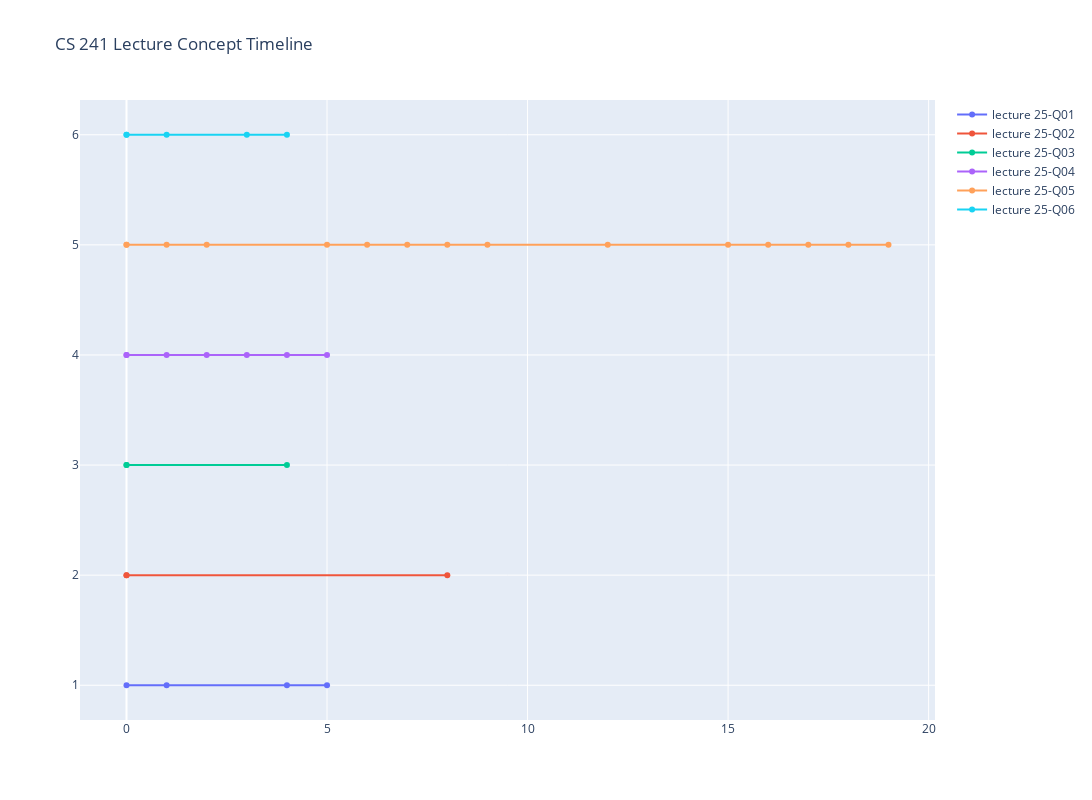

The cell this chart's notebook holds for it:
### Code cell
def newlineEvery(n, s):
    s = s.replace('-pron-', ',')
    return '<br>    '.join(s[i:i+n] for i in range(0, len(s), n))
    # return s

plot_lecNum = 'lecture 25'

counter = 0
min_time = 0
for lecName in all_lectures:
    if lecName.startswith(plot_lecNum):
        x = []
        counter += 1
        labels = []
        for topicId in topic2lec2seg_desc:
            if lecName in topic2lec2seg_desc[topicId]:
                x.extend([int(text.split()[0])
                        for text in topic2lec2seg_desc[topicId][lecName]])
                labels.extend(
                    # todo: get the caption of the segment here
                    # [t + newlineEvery(80, lecNum2text[int(lecName.split(' ')[1])][i]) 
                    [t + newlineEvery(80, lecNum2text[lecName.split(' ')[1]][i]) # CS 241, consider segments
                    for i, t in enumerate([
                        '<b>' + topicId + '</b>'
                        + ': <br>    '
                        + '; '.join(get_topic_centroids(int(topicId.split()[1])-1))
                        + '<br>'
                        + '<b>caption</b>: <br>    '
                    ] * len(topic2lec2seg_desc[topicId][lecName]))])
        y = [counter] * len(x)

        x.append(0)
        y.append(counter)
        labels.append('Start')

        # x.append(lecNum2maxTime[int(lecName.split(' ')[1])])
        x.append(lecNum2maxTime[lecName.split(' ')[1]]) # CS 241, consider segments
        y.append(counter)
        labels.append('End')

        fig.add_trace(go.Scatter(
            x=x,
            y=y,
            name=lecName,
            text=labels,
            yaxis="y",
        ))

fig.update_layout(
    # font_family="Courier New",
    # font_color="blue",
    # title_font_family="Times New Roman",
    # title_font_color="red",
    # legend_title_font_color="green",
    title_text="CS 241 Lecture Concept Timeline",
    width=1200,
    height=800,
)
fig.show()
# fig.write_html("plotly_plots/CS_241_L25.html")

### Figure 1 — Plotly figure (JSON) as saved in the notebook; plotly's stock layout.template omitted (floating-point values rounded to 4 significant figures)
{"data": [{"name": "lecture 25-Q01", "text": ["<b>topic 7</b>: <br>    web server; web page; ip address<br><b>caption</b>: <br>    hi welcome to lecture twenty five . ok so let , talk a little bit about networki<br>    ng then right so here be the big idea be that , can actually kind of describe , <br>    networking idea in term of different level of abstraction at the low abstraction<br>     level , have get how , actually represent individual bit so this be the kind of<br>     physical medium layer so , may be represent use say a particular voltage or par<br>    ticular amount of light or perhaps a certain frequency or up down event etc righ<br>    t so , have get to actually define how , want to transmit individual bit ok abov<br>    e this , now need to describe how , assemble these bit into chunk of information<br>     so , have get this datum link that maybe i want to describe start and end bit f<br>    or example that kind of old modem , may actually send ten bit for every kind of <br>    eight bit that , actually send in order to", "<b>topic 7</b>: <br>    web server; web page; ip address<br><b>caption</b>: <br>    of low level idea instead , story start here with the description of the packet <br>    of how , wrap thing around the network ok so , have already mention ip version f<br>    our , be the most popular kind of route today in , network but as , know , be ac<br>    tually run out or have run out of ip version four address because , address be o<br>    nly limited to those four octet so today , be start to see a rise in the new ver<br>    sion of the ip address internet protocol addressing which be ip version six so t<br>    here be other for example there be still appletalk which , may find possibly in <br>    a lab full of apple machine i suppose but today most of , packet be use ip four <br>    or ip six", "Start", "End"], "type": "scatter", "x": [1, 4, 0, 5], "y": [1, 1, 1, 1], "yaxis": "y"}, {"name": "lecture 25-Q02", "text": ["<b>topic 7</b>: <br>    web server; web page; ip address<br><b>caption</b>: <br>    hi ok so let , talk about udp and tcp be two protocol that allow , to send infor<br>    mation from one machine to another so udp be stand for user datagram protocol so<br>     a datagram be just a fancy word for a packet , can think of , like a telegram s<br>    o user ground datum critical \" the key characteristic of this protocol be that ,<br>     be connectionless just like a telegram , can say oh i want to send , to this ip<br>     address and on this port and , can fire , off and off , go so let , create , li<br>    ttle message and send , and let , fly away right so , be not go to track , , do <br>    not get a notification when , get there there be no there be no protocol to set <br>    up in term of say", "Start", "End"], "type": "scatter", "x": [0, 0, 8], "y": [2, 2, 2], "yaxis": "y"}, {"name": "lecture 25-Q03", "text": ["<b>topic 7</b>: <br>    web server; web page; ip address<br><b>caption</b>: <br>    ok so let , talk a little bit about http so http be the mechanism today that how<br>     , actually get a web page and http actually grow out of an existing protocol an<br>    d this very first version of h d two p the first of official version one point o<br>    h and also one point one be a text protocol so why do , think that be why choose<br>     a text protocol because this of always advantage to a binary protocol with a bi<br>    nary protocol i can be a lot more succinct i can choose , protocol so that by th<br>    e number of byte i need to send or octet i need to send be minimal so why do , t<br>    hink the very first version be text base ok so the reason , be text base be beca<br>    use , be easy to implement different client and server and , be easy to debug th<br>    e actual connection which be happen over , will tcp or udp connection and , be e<br>    asy to write", "Start", "End"], "type": "scatter", "x": [0, 0, 4], "y": [3, 3, 3], "yaxis": "y"}, {"name": "lecture 25-Q04", "text": ["<b>topic 8</b>: <br>    file descriptor; network card<br><b>caption</b>: <br>    ok so here be the big idea to make tcp client i actually only need two call i ne<br>    ed a way to escape out of , c code and actually start talk to the network card a<br>    nd for that i need a socket so this be the thing that be go to give , a file des<br>    criptor and , can pass some information into this be to say what kind of socket <br>    , want do , want a tcp or udp kind of socket in other word do , want to stream b<br>    ase or packet base data ground base kind of socket here so , will talk about how<br>     to fill these piece of information in airmont but i want , to realize that the <br>    result of call socket be just a file descriptor so this if , like be very simila<br>    r to call open or very similar to call pipe now , have actually get something th<br>    at i can use great but no bite have actually leave , machine yet know octet have<br>     be set that actually happen", "<b>topic 8</b>: <br>    file descriptor; network card<br><b>caption</b>: <br>    possibly to , if i want to connect to one hundred and twenty seven point zero po<br>    int zero point one if , be use ip four ok and how do i connect then , client use<br>     this thing call connect ok and , just use this socket ok so notice that in both<br>     these case i careful to check the error value ok so this will be a non negative<br>     value if , be a valid file descriptor if , return negative one then , know that<br>     , attempt to create a socket fail perhaps i do not have privilege perhaps , hav<br>    e create too many socket at anyways so let , print out the string of every numbe<br>    r and quit exit so network code have to check very carefully whether each system<br>     for work but once , have get to suck , now , can call connect so again let , ch<br>    eck", "<b>topic 8</b>: <br>    file descriptor; network card<br><b>caption</b>: <br>    find out , value of erno and print out a useful message and quit ok so what do ,<br>     do with this file descriptor well if , make a tcp will not guess what , can cal<br>    l read and write on , so in this sense , be a little different from a pipe in a <br>    sense that , support two way communication that if i write to this file descript<br>    or then the server will see the bite if i read from this file descriptor then , <br>    be read bite from the server have send , some thing to watch out for of course b<br>    e that , be do right can return negative one and due to a signal , do not have t<br>    o necessarily send all of the byte or , read do not have to read all of the byte<br>     so i have to be able to be ready to only get partial amount of information and <br>    let , see what else oh yeah so i can block so if i call reed and i have not get <br>    any light yet from the server then that recall be go to block forever", "<b>topic 8</b>: <br>    file descriptor; network card<br><b>caption</b>: <br>    block until , be able to send those byte to a buffer when , do return that do no<br>    t mean that all those byte have actually respond to as far as the host at the ot<br>    her end be simply mean , have be able to take , buffer and copy those bite into <br>    say the network card buffer and at some point hopefully the next few millisecond<br>     those byte will start to leave , machine eventually , want to close this connec<br>    tion in fact there be two way two thing to know about this first of all there be<br>     shutdown which , can use to say ok i do not want to send or receive any more bi<br>    te on this particular file descriptor so , be go to say ok here be , socket fd a<br>    nd then i can shut down that socket for either reading or writing or both so i g<br>    et a choice there and what this mean be after those bite that , have already giv<br>    e , have be send the very extend another packet to say ok no more bite for , at <br>    this point", "<b>topic 8</b>: <br>    file descriptor; network card<br><b>caption</b>: <br>    , anymore bite but be , do not know , should also call close just like , have a <br>    file descriptor of the file be time to have free up these resource ok so remembe<br>    r to close , as well ok so the these have two different effect the shutdown be a<br>     way to tell the other end that , be do either receive or sending or both and cl<br>    ose actually say write this file descriptor can now be use for other thing remem<br>    ber that , only have a limited number of fire descriptor , can actually use for <br>    each process right so with this in mind i think , be time to fill in some code h<br>    ere but there be one thing , have not talk about up here so i say that , tcp ser<br>    ver only need actually two network call which be true but in practice there be a<br>     third one that come in very very useful and , be the follow be this get address", "Start", "End"], "type": "scatter", "x": [0, 1, 2, 3, 4, 0, 5], "y": [4, 4, 4, 4, 4, 4, 4], "yaxis": "y"}, {"name": "lecture 25-Q05", "text": ["<b>topic 5</b>: <br>    link list<br><b>caption</b>: <br>    ok so let , build , a web client so this be not go to be quite as good as firefo<br>    x or chrome but i promise , that , be a lot fresh and also a lot small there be <br>    just one little downside which be that if , want to navigate to a different page<br>     , be go to have to recompile , but nevermind , be for a technical audience anyw<br>    ay so here , go , want to build a web server and , want to specify name like ill<br>    inois dot edu and , need to convert that there into a tcp address right for that<br>     here be a really really useful function getaddressinfo in fact , do many thing <br>    but , be go to use , today to create the information , need to create a socket a<br>    nd also to call connect and so , eventually will get back a family a socket type<br>     and address length and and address as well so , will use these to kind of", "<b>topic 7</b>: <br>    web server; web page; ip address<br><b>caption</b>: <br>    ok so let , build , a web client so this be not go to be quite as good as firefo<br>    x or chrome but i promise , that , be a lot fresh and also a lot small there be <br>    just one little downside which be that if , want to navigate to a different page<br>     , be go to have to recompile , but nevermind , be for a technical audience anyw<br>    ay so here , go , want to build a web server and , want to specify name like ill<br>    inois dot edu and , need to convert that there into a tcp address right for that<br>     here be a really really useful function getaddressinfo in fact , do many thing <br>    but , be go to use , today to create the information , need to create a socket a<br>    nd also to call connect and so , eventually will get back a family a socket type<br>     and address length and and address as well so , will use these to kind of", "<b>topic 7</b>: <br>    web server; web page; ip address<br><b>caption</b>: <br>    , actually set up one of these struct as a as like as a hint to say this be the <br>    kind of stuff , need and then , create another one for , in fact a potentially a<br>     link list of way that , can actually connect to that server so what , need in h<br>    ere ok let , scroll down be , be go to call getaddressinfo , be go to pass in ho<br>    st and the port that would like to connect to this can either be a number but , <br>    have to be a string otherwise , get a segfault or , can be a name like https for<br>     example but here be where , go to pass a pointer to an exist struct and then he<br>    re be where , pass in", "<b>topic 7</b>: <br>    web server; web page; ip address<br><b>caption</b>: <br>    create some heap memory for , with the result so that be what , need to get to l<br>    et , think about how , can set up this hint object what do that look like okay s<br>    o here be the plan , get to say what kind of connection , want do , want to say <br>    an ip four or maybe six or both do , want to set up a client or perhaps , want t<br>    o set up a server so , be go to have to set those flag there be many thing in he<br>    re however that , do not currently need and so the first thing that , should do <br>    be actually take , hint object so here , be ok and zero , all out ok so take the<br>     address of , and the number of byte that i need for this struct will be", "<b>topic 7</b>: <br>    web server; web page; ip address<br><b>caption</b>: <br>    to zero so memset be go to walk through all of those byte set , all to zero so i<br>    f i do not set some of the all of the parameter inside that field sorry inside t<br>    hat struct then by default , will have a value of zero which be a good thing the<br>     other thing , be go to need in here be a pointer to result as well so i do not <br>    need an addressinfo i just need a pointer to one right so , can start to set thi<br>    s up now if , be go to set up a tcp then the address family i need be af address<br>     family and i need inet which mean ip version four i net short for internet if ,<br>     want ip version six then , would use af inet underscore six there be also inet_<br>    any if , want to say i do not care", "<b>topic 7</b>: <br>    web server; web page; ip address<br><b>caption</b>: <br>    about try to get an ip four address right and what kind of socket type well this<br>     be where , can say i actually want either udp or tcp and the constant here eith<br>    er d gram for a datagram udp or stream for a tcp so , be go to use stream i will<br>     look up the correct name for this at a moment from a man page but , be somethin<br>    g like sock stream yes in fact this what be soccer underscore stream ok so , hav<br>    e say about hint that sufficient for what , need for , little client here so now<br>     let , say go get address info please and , 'd like to connect on port eighty be<br>    cause that be where unencrypte web", "<b>topic 7</b>: <br>    web server; web page; ip address<br><b>caption</b>: <br>    and here be the address of , result pointer which be go to be change as well ok <br>    so will getaddressinfo change , result pointer who know to be sure , well actual<br>    ly check to see whether the getaddressinfo actually succeed or not so , be impor<br>    tant with all of these network call to check , return value so if , do not succe<br>    ed then , result pointer can be point to anything game because , never set , may<br>    be , be point to this smiley over here so a little bit more of a bus code would <br>    have actually explicitly set result equal to zero but certainly , do not want to<br>     assume that , be be set unless getaddressinfo return zero so if , do not return<br>     zero then , actually have a useful error function down here ga - get address in<br>    fo gai - underscore string", "<b>topic 7</b>: <br>    web server; web page; ip address<br><b>caption</b>: <br>    to why this occur so , do not use errno this be one of the few time that be not <br>    use errno to find out what happen instead the error be actually encode by the re<br>    turn value directly ok so , have get , getaddressinfo now , can make the call fo<br>    r a socket to connect so rather than do that here let , actually do that as part<br>     of the live code so , can start write this ok right so yeah i be right the sock<br>    et type with sock underscore stream so great , have get that now , be time to ac<br>    tually make , connection ok so i want to make , a socket so let , have a why , o<br>    k that be fix the indenting here right ok so let , have", "<b>topic 8</b>: <br>    file descriptor; network card<br><b>caption</b>: <br>    ok so let , build , a web client so this be not go to be quite as good as firefo<br>    x or chrome but i promise , that , be a lot fresh and also a lot small there be <br>    just one little downside which be that if , want to navigate to a different page<br>     , be go to have to recompile , but nevermind , be for a technical audience anyw<br>    ay so here , go , want to build a web server and , want to specify name like ill<br>    inois dot edu and , need to convert that there into a tcp address right for that<br>     here be a really really useful function getaddressinfo in fact , do many thing <br>    but , be go to use , today to create the information , need to create a socket a<br>    nd also to call connect and so , eventually will get back a family a socket type<br>     and address length and and address as well so , will use these to kind of", "<b>topic 8</b>: <br>    file descriptor; network card<br><b>caption</b>: <br>    , actually set up one of these struct as a as like as a hint to say this be the <br>    kind of stuff , need and then , create another one for , in fact a potentially a<br>     link list of way that , can actually connect to that server so what , need in h<br>    ere ok let , scroll down be , be go to call getaddressinfo , be go to pass in ho<br>    st and the port that would like to connect to this can either be a number but , <br>    have to be a string otherwise , get a segfault or , can be a name like https for<br>     example but here be where , go to pass a pointer to an exist struct and then he<br>    re be where , pass in", "<b>topic 9</b>: <br>    return value; void pointer; thread exit<br><b>caption</b>: <br>    ok so let , build , a web client so this be not go to be quite as good as firefo<br>    x or chrome but i promise , that , be a lot fresh and also a lot small there be <br>    just one little downside which be that if , want to navigate to a different page<br>     , be go to have to recompile , but nevermind , be for a technical audience anyw<br>    ay so here , go , want to build a web server and , want to specify name like ill<br>    inois dot edu and , need to convert that there into a tcp address right for that<br>     here be a really really useful function getaddressinfo in fact , do many thing <br>    but , be go to use , today to create the information , need to create a socket a<br>    nd also to call connect and so , eventually will get back a family a socket type<br>     and address length and and address as well so , will use these to kind of", "<b>topic 9</b>: <br>    return value; void pointer; thread exit<br><b>caption</b>: <br>    , actually set up one of these struct as a as like as a hint to say this be the <br>    kind of stuff , need and then , create another one for , in fact a potentially a<br>     link list of way that , can actually connect to that server so what , need in h<br>    ere ok let , scroll down be , be go to call getaddressinfo , be go to pass in ho<br>    st and the port that would like to connect to this can either be a number but , <br>    have to be a string otherwise , get a segfault or , can be a name like https for<br>     example but here be where , go to pass a pointer to an exist struct and then he<br>    re be where , pass in", "<b>topic 9</b>: <br>    return value; void pointer; thread exit<br><b>caption</b>: <br>    create some heap memory for , with the result so that be what , need to get to l<br>    et , think about how , can set up this hint object what do that look like okay s<br>    o here be the plan , get to say what kind of connection , want do , want to say <br>    an ip four or maybe six or both do , want to set up a client or perhaps , want t<br>    o set up a server so , be go to have to set those flag there be many thing in he<br>    re however that , do not currently need and so the first thing that , should do <br>    be actually take , hint object so here , be ok and zero , all out ok so take the<br>     address of , and the number of byte that i need for this struct will be", "Start", "End"], "type": "scatter", "x": [1, 0, 9, 12, 15, 16, 17, 18, 7, 8, 2, 5, 6, 0, 19], "y": [5, 5, 5, 5, 5, 5, 5, 5, 5, 5, 5, 5, 5, 5, 5], "yaxis": "y"}, {"name": "lecture 25-Q06", "text": ["<b>topic 7</b>: <br>    web server; web page; ip address<br><b>caption</b>: <br>    ok so let , get a server run right so if i have python two instal i could say py<br>    thon simple http server something like that but maybe the ttp be actually capita<br>    lize but , have python 3 so i can say right python http dot server ok and be , s<br>    erve or server , be go to guess server ok great so this be now listen for http r<br>    equest on port eight thousand great let , give , one k so here , go home fire fo<br>    x , be go to connect to localhost colon and then the port number so off , go and<br>     wahoo what do , see , actually see that this little module by by python give , <br>    a directory listing and then i can click on a link here ok and actually see the <br>    code that , just write today which be kind of fun ok and if i want i could have <br>    a little website here", "<b>topic 7</b>: <br>    web server; web page; ip address<br><b>caption</b>: <br>    here , go one of the same thing now from , c code ok so , need to make sure conn<br>    ect to port eight thousand on localhost and i want to make sure , be request the<br>     homepage ok so that look pretty good right let , try this so , will see that , <br>    python server be be happily report all the thing that firefox have be request so<br>     let , break out of that now an run , in the background ok so off , go because n<br>    ow i want to start compile , code right so compile the client and run , and , se<br>    e the beginning of this yes , connect , see a status message of two hundred whic<br>    h mean", "<b>topic 9</b>: <br>    return value; void pointer; thread exit<br><b>caption</b>: <br>    ok so let , get a server run right so if i have python two instal i could say py<br>    thon simple http server something like that but maybe the ttp be actually capita<br>    lize but , have python 3 so i can say right python http dot server ok and be , s<br>    erve or server , be go to guess server ok great so this be now listen for http r<br>    equest on port eight thousand great let , give , one k so here , go home fire fo<br>    x , be go to connect to localhost colon and then the port number so off , go and<br>     wahoo what do , see , actually see that this little module by by python give , <br>    a directory listing and then i can click on a link here ok and actually see the <br>    code that , just write today which be kind of fun ok and if i want i could have <br>    a little website here", "Start", "End"], "type": "scatter", "x": [0, 3, 1, 0, 4], "y": [6, 6, 6, 6, 6], "yaxis": "y"}], "layout": {"height": 800, "title": {"text": "CS 241 Lecture Concept Timeline"}, "width": 1200}}
